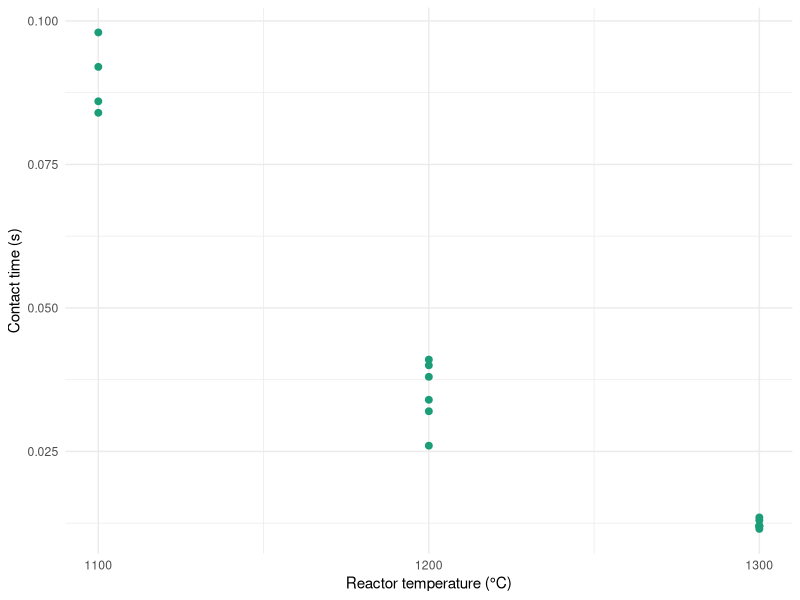
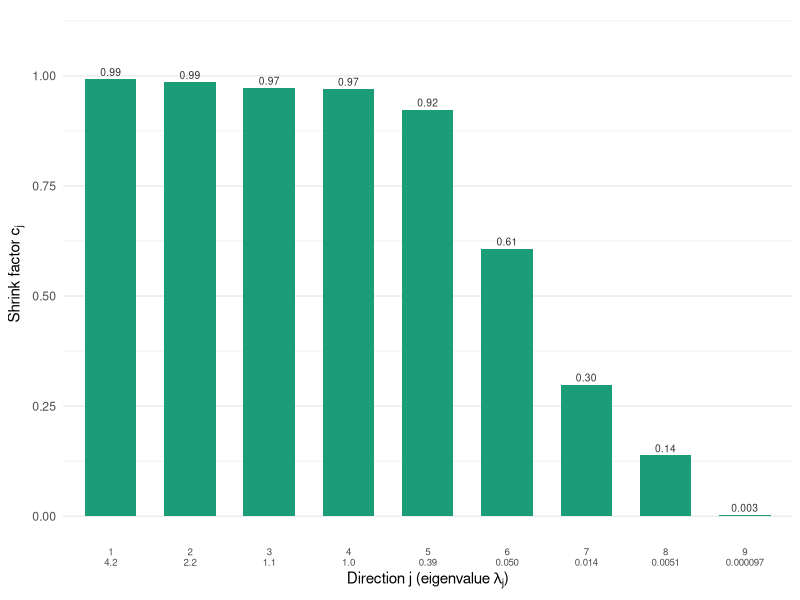
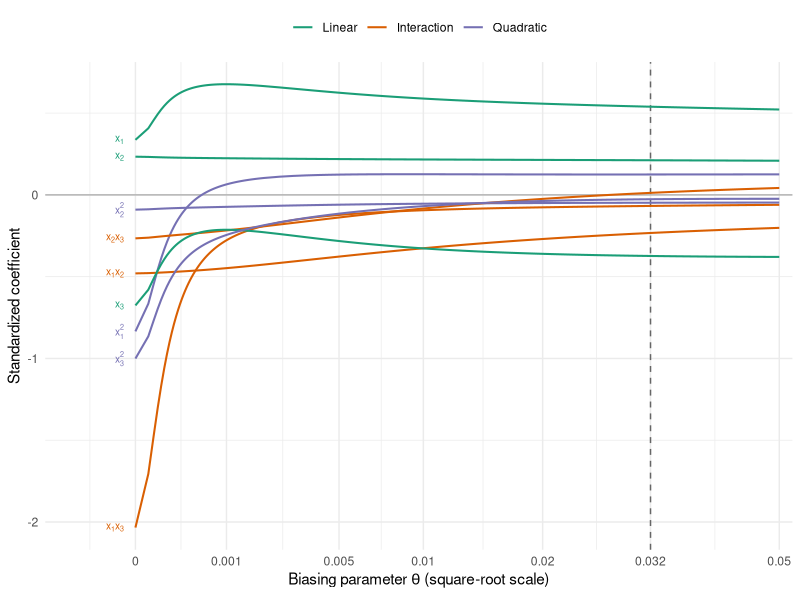
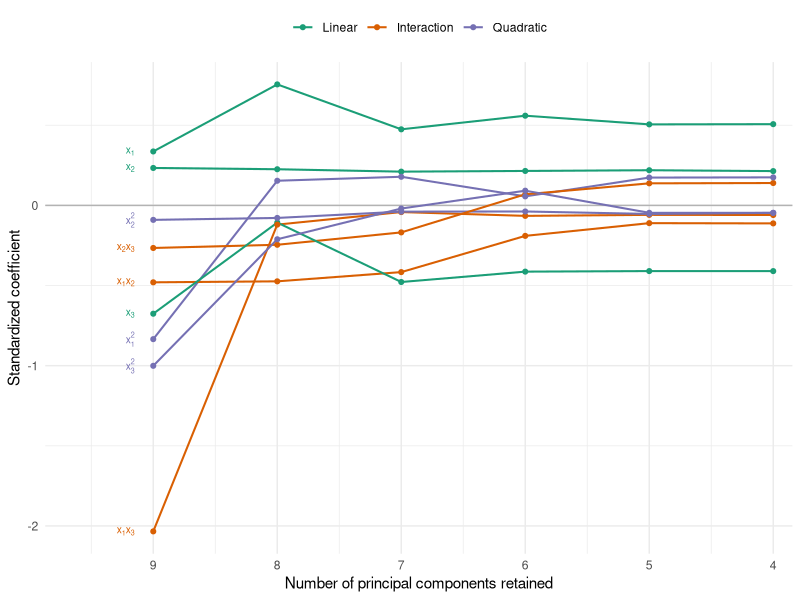
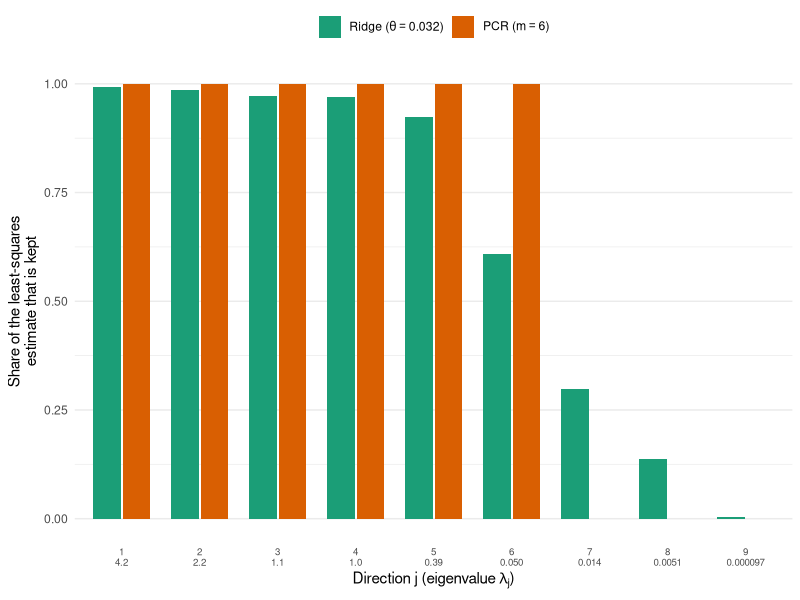
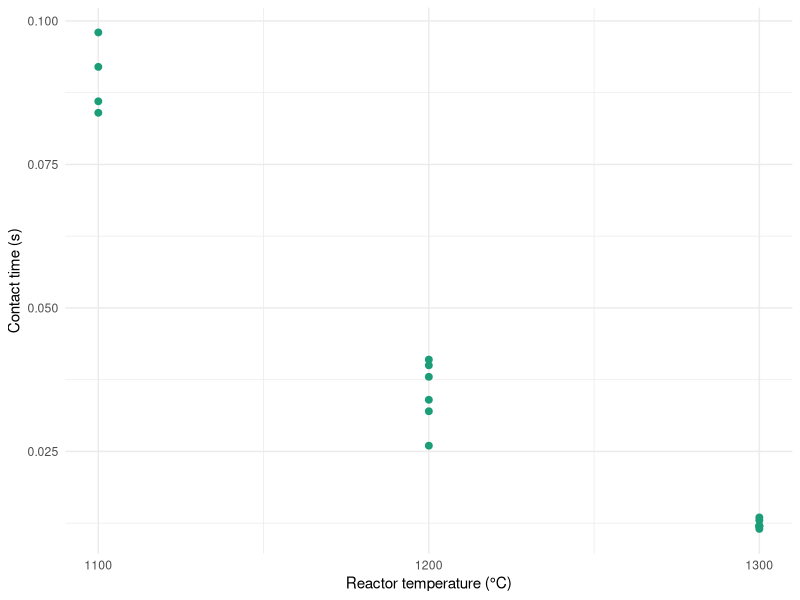
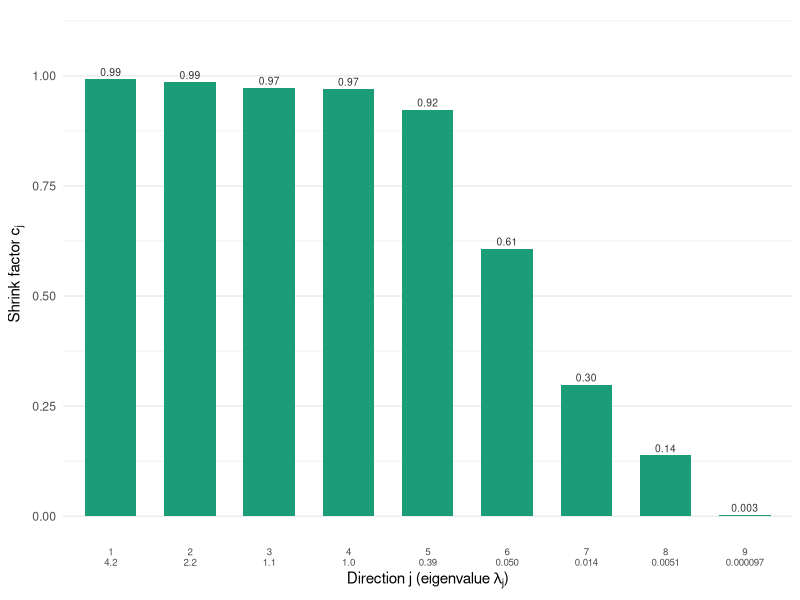
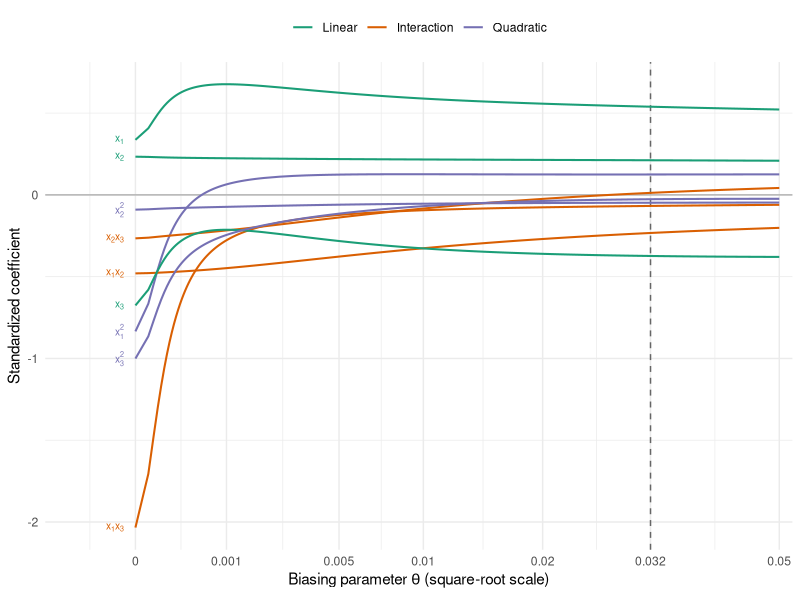

Reproduce these figures in R, in order.
# Acetylene data (MPV Table 9.1, Example 9.1)
# Source: Kunugi, Tamura and Naito (1961); analysed by Marquardt and Snee (1975)
# y  = conversion of n-heptane to acetylene (%)
# x1 = reactor temperature (deg C), x2 = ratio of H2 to n-heptane (mole ratio), x3 = contact time (s)
# Diagnostics (correlation matrix, VIF, eigensystem) and remedies (ridge regression, PCR)

library(ggplot2)

pt_col   <- "#1b9e77"
line_col <- "#d95f02"
type_col <- c(Linear = "#1b9e77", Interaction = "#d95f02", Quadratic = "#7570b3")
fig_w    <- 3.4
fig_h    <- 2.5

theme_lecture <- function(){
    theme_minimal(base_size = 11) +
    theme(
        panel.background = element_rect(fill = "transparent", colour = NA),
        plot.background  = element_rect(fill = "transparent", colour = NA)
    )
}

acet <- read.csv("acetylene.csv")
n <- nrow(acet)                                        # 16

# ---- Correlation matrix of the original variables -----------------------------
round(cor(acet[, c("y", "x1", "x2", "x3")]), 3)        # r(x1, x3) = -0.958

# ---- Full quadratic model in unit-normal-scaled regressors (as in MPV) --------
z <- as.data.frame(scale(acet[, c("x1", "x2", "x3")]))
X <- with(z, data.frame(
    x1 = x1, x2 = x2, x3 = x3,
    x1x2 = x1 * x2, x1x3 = x1 * x3, x2x3 = x2 * x3,
    x1sq = x1^2, x2sq = x2^2, x3sq = x3^2
))
term_lab  <- c("x[1]", "x[2]", "x[3]", "x[1]*x[2]", "x[1]*x[3]", "x[2]*x[3]",
               "x[1]^2", "x[2]^2", "x[3]^2")
term_type <- rep(c("Linear", "Interaction", "Quadratic"), each = 3)
p <- ncol(X)                                           # 9 regressors, 10 parameters

fit_ls <- lm(acet$y ~ ., data = X)
summary(fit_ls)                                        # R2 = 0.9977, MSRes = 0.8126 on 6 df
round(coef(fit_ls), 3)
# 35.896, 4.004, 2.778, -8.042, -6.457, -26.980, -3.768, -12.524, -0.973, -11.593

# ---- Unit-length scaling: W'W is the correlation matrix of the regressors -----
unit_length <- function(M) {
    M <- as.matrix(M)
    Mc <- sweep(M, 2, colMeans(M))
    sweep(Mc, 2, sqrt(colSums(Mc^2)), "/")
}
W   <- unit_length(X)
y_c <- acet$y - mean(acet$y)
SST <- sum(y_c^2)
y_s <- y_c / sqrt(SST)                                 # unit-length response
WtW <- crossprod(W)
Wty <- crossprod(W, y_s)
round(WtW, 3)                                          # correlation matrix of the 9 terms

# ---- VIF: diagonal of (W'W)^{-1} -----------------------------------------------
vif <- diag(solve(WtW))
round(vif, 2)
# 375.25, 1.74, 680.28, 31.04, 6563.35, 35.61, 1762.58, 3.16, 1156.77
round(car::vif(fit_ls), 2)                             # same values
round(1 - 1 / vif, 4)                                  # R_j^2 of each term on the others

# ---- Eigensystem analysis -------------------------------------------------------
eig <- eigen(WtW, symmetric = TRUE)
lambda <- eig$values
round(lambda, 4)                       # 4.2052 2.1620 1.1387 1.0405 0.3852 0.0495 0.0136 0.0051 0.0001
kappa <- max(lambda) / min(lambda)
kappa                                  # 43381: severe (> 1000)
round(max(lambda) / lambda, 1)         # condition indices kappa_j = lambda_max / lambda_j
sum(lambda < 0.05)                     # number of near-dependencies (small eigenvalues)
prod(lambda)                           # det(W'W) = 1.4e-09, close to 0
sum(1 / lambda)                        # E||b - beta||^2 / sigma^2 in the unit-length scale = sum of VIFs
sum(vif)

V <- eig$vectors
dimnames(V) <- list(colnames(W), paste0("v", 1:p))
round(V[, p], 3)                       # eigenvector of the smallest eigenvalue: the dependency W v9 ~ 0
max(abs(W %*% V[, p]))                 # 0.0045: this linear combination of the columns is almost zero
# loadings: x1x3 0.80, x1^2 0.41, x3^2 0.33, x3 0.24, x1 0.17 (temperature and contact time terms)

# ---- Variance-decomposition proportions (Belsley, Kuh and Welsch) ------------
# SVD W = U D V'; Var(b_j) is proportional to sum_k v_jk^2 / mu_k^2.
# pi_kj = share of Var(b_j) that comes from component k. Condition index eta_k = mu_max / mu_k.
vdp <- function(W) {
    s   <- svd(W)
    phi <- sweep(s$v^2, 2, s$d^2, "/")               # rows: terms, columns: components
    pi  <- t(phi / rowSums(phi))                     # rows: components, columns: terms
    colnames(pi) <- colnames(W)
    data.frame(eigenvalue = s$d^2, eta = max(s$d) / s$d, round(pi, 3), check.names = FALSE)
}
vdp(W)
# Belsley: eta > 30 with two or more proportions > 0.5 in the same row flags a dependency
# Row 9 (eta = 208): x1, x3, x1x3, x1^2, x3^2 all > 0.83.  Row 7 (eta = 17.6): x1x2 0.82, x2x3 0.79.

# ---- Figure: how the data were collected (temperature vs. contact time) -------
p_x1x3 <- ggplot(acet, aes(x = x1, y = x3)) +
    geom_point(size = 2, colour = pt_col) +
    labs(x = "Reactor temperature (°C)", y = "Contact time (s)") +
    scale_x_continuous(breaks = c(1100, 1200, 1300)) +
    theme_lecture()

p_x1x3
ggsave("acetylene_x1_x3.pdf", p_x1x3, bg = "transparent", device = cairo_pdf,
       width = fig_w, height = fig_h)

# ---- Ridge regression in the unit-length scale --------------------------------
# b_R = (W'W + theta I)^{-1} W'y,   theta >= 0
# The slides call the biasing parameter theta (k is the number of regressors there);
# in this script it is the function argument k.
ridge <- function(k) {
    A   <- WtW + k * diag(p)
    Ai  <- solve(A)
    b   <- drop(Ai %*% Wty)
    res <- y_s - drop(W %*% b)
    list(k = k, b = setNames(b, colnames(W)),
         ssres = sum(res^2) * SST,                     # back in original y units
         r2 = 1 - sum(res^2),
         vif = diag(Ai %*% WtW %*% Ai))
}

b_ls     <- ridge(0)$b                                 # standardized LS coefficients
ms_s     <- sum((y_s - W %*% b_ls)^2) / (n - p - 1)    # MSRes in the unit-length scale
k_hkb    <- p * ms_s / sum(b_ls^2)                     # Hoerl, Kennard and Baldwin (1975)
k_hkb                                                  # 0.0005: very little shrinkage

k_grid <- sort(unique(c(round(c(seq(0, 0.002, by = 0.00002), seq(0, 0.05, by = 0.0005)), 6), k_hkb)))
trace  <- do.call(rbind, lapply(k_grid, function(k) {
    r <- ridge(k)
    data.frame(k = k, term = names(r$b), b = r$b, r2 = r$r2, ssres = r$ssres, maxvif = max(r$vif))
}))
trace$type  <- factor(term_type[match(trace$term, colnames(W))], levels = names(type_col))
trace$label <- term_lab[match(trace$term, colnames(W))]

# Value of k read from the ridge trace (the coefficients have settled down); MPV also uses k = 0.032
k_sel <- 0.032
fit_k <- ridge(k_sel)
round(cbind(LS = b_ls, ridge = fit_k$b), 4)            # x1x3: -2.034 -> -0.068
c(r2_ls = ridge(0)$r2, r2_ridge = fit_k$r2)            # 0.9977 -> 0.9944: small loss in fit
c(ssres_ls = ridge(0)$ssres, ssres_ridge = fit_k$ssres)   # 4.88 -> 11.92
round(fit_k$vif, 2)                                    # VIFs of the ridge estimator at k_sel: all < 4.2
k_tab <- unique(trace[, c("k", "r2", "maxvif")])
print(k_tab[round(k_tab$k, 6) %in% c(0, 0.001, 0.005, 0.01, 0.02, 0.032, 0.05), ], row.names = FALSE)

# ---- Figure: how much ridge shrinks each eigen-direction ------------------------
# Ridge uses W'W + kI: every direction gets k more spread, lambda_j -> lambda_j + k.
# Along direction j it reports c_j * alpha_hat_j with c_j = lambda_j / (lambda_j + k).
shrink <- data.frame(j = 1:p, lambda = lambda, c = lambda / (lambda + k_sel))
round(shrink, 4)          # c: 0.992 0.985 0.973 0.970 0.923 0.607 0.298 0.138 0.003
shrink$lab  <- sprintf("%d\n%s", shrink$j, formatC(shrink$lambda, digits = 2, format = "fg", flag = "#"))
shrink$clab <- ifelse(shrink$c < 0.01, sprintf("%.3f", shrink$c), sprintf("%.2f", shrink$c))

p_shrink <- ggplot(shrink, aes(x = factor(j), y = c)) +
    geom_col(width = 0.65, fill = pt_col) +
    geom_text(aes(label = clab), vjust = -0.4, size = 2.6, colour = "grey20") +
    scale_x_discrete(labels = shrink$lab) +
    scale_y_continuous(limits = c(0, 1.1), breaks = seq(0, 1, 0.25)) +
    labs(x = expression("Direction " * j * " (eigenvalue " * lambda[j] * ")"),
         y = expression("Shrink factor " * c[j])) +
    theme_lecture() +
    theme(panel.grid.major.x = element_blank(), axis.text.x = element_text(size = 7))

p_shrink
ggsave("acetylene_shrink_factors.pdf", p_shrink, bg = "transparent", device = cairo_pdf,
       width = 1.3 * fig_w, height = 1.1 * fig_h)

# Cross-check with MASS::lm.ridge: it scales by sd with divisor n, so lambda = n * k
rr <- MASS::lm.ridge(acet$y ~ ., data = X, lambda = n * k_sel)
b_orig <- fit_k$b * sqrt(SST) / sqrt(colSums(sweep(as.matrix(X), 2, colMeans(X))^2))
round(cbind(ours = b_orig, MASS = coef(rr)[-1]), 4)    # identical

# ---- Figure: ridge trace ---------------------------------------------------------
# Square-root k axis: the coefficients change fastest for small k. Lines are labelled at k = 0 (least squares).
lab_at <- subset(trace, k == 0)
p_trace <- ggplot(trace, aes(x = k, y = b, group = term, colour = type)) +
    geom_hline(yintercept = 0, colour = "grey70") +
    geom_vline(xintercept = k_sel, linetype = "dashed", colour = "grey40") +
    geom_line(linewidth = 0.7) +
    geom_text(data = lab_at, aes(label = label), parse = TRUE, hjust = 1, nudge_x = -0.004,
              size = 2.6, show.legend = FALSE) +
    scale_colour_manual(values = type_col, name = NULL) +
    scale_x_sqrt(breaks = c(0, 0.001, 0.005, 0.01, 0.02, 0.032, 0.05),
                 labels = c("0", "0.001", "0.005", "0.01", "0.02", "0.032", "0.05"),
                 expand = expansion(mult = c(0.12, 0.02))) +
    labs(x = expression("Biasing parameter " * theta * " (square-root scale)"), y = "Standardized coefficient") +
    theme_lecture() +
    theme(legend.position = "top")

p_trace
ggsave("acetylene_ridge_trace.pdf", p_trace, bg = "transparent", device = cairo_pdf,
       width = 1.4 * fig_w, height = 1.4 * fig_h)

# ---- Principal-component regression ---------------------------------------------
# Z = W V (orthogonal columns, Z'Z = Lambda), alpha_hat = Lambda^{-1} Z'y
Zpc       <- W %*% V
alpha_hat <- drop(crossprod(Zpc, y_s)) / lambda
round(alpha_hat, 4)
round(alpha_hat / sqrt(ms_s / lambda), 2)              # alpha_hat / se: -36.9, 0.4, 32.8, -12.2, 0.3, 2.5, 2.3, 1.9, -1.2

pcr <- function(m) {                                   # keep the first m components
    b   <- drop(V[, 1:m, drop = FALSE] %*% alpha_hat[1:m])
    res <- y_s - drop(W %*% b)
    list(m = m, b = setNames(b, colnames(W)), r2 = 1 - sum(res^2), ssres = sum(res^2) * SST,
         vif = colSums((t(V[, 1:m, drop = FALSE])^2) / lambda[1:m]))
}
pcr_tab <- sapply(p:4, function(m) { r <- pcr(m); c(r$b, R2 = r$r2, SSRes = r$ssres) })
colnames(pcr_tab) <- paste0("m=", p:4)
round(pcr_tab, 4)                                      # m = 9 reproduces least squares; R2 0.9977 (m=9), 0.9938 (m=6)
round(pcr(6)$vif, 2)                                   # VIFs after dropping lambda_7, lambda_8, lambda_9: all < 8.3

# ---- Figure: PCR coefficients vs. number of components retained ----------------
pcr_long <- do.call(rbind, lapply(p:4, function(m) {
    r <- pcr(m)
    data.frame(m = m, term = names(r$b), b = r$b)
}))
pcr_long$type  <- factor(term_type[match(pcr_long$term, colnames(W))], levels = names(type_col))
pcr_long$label <- term_lab[match(pcr_long$term, colnames(W))]

p_pcr <- ggplot(pcr_long, aes(x = m, y = b, group = term, colour = type)) +
    geom_hline(yintercept = 0, colour = "grey70") +
    geom_line(linewidth = 0.7) +
    geom_point(size = 1.4) +
    geom_text(data = subset(pcr_long, m == p), aes(label = label), parse = TRUE, hjust = 1,
              nudge_x = -0.15, size = 2.6, show.legend = FALSE) +
    scale_colour_manual(values = type_col, name = NULL) +
    scale_x_reverse(breaks = p:4, expand = expansion(mult = c(0.14, 0.03))) +
    labs(x = "Number of principal components retained", y = "Standardized coefficient") +
    theme_lecture() +
    theme(legend.position = "top")

p_pcr
ggsave("acetylene_pcr.pdf", p_pcr, bg = "transparent", device = cairo_pdf,
       width = 1.4 * fig_w, height = 1.4 * fig_h)

# ---- Principal components: share of the total spread ------------------------------
round(100 * lambda / p, 2)               # 46.72 24.02 12.65 11.56 4.28 0.55 0.15 0.06 0.00 (%)
round(100 * cumsum(lambda) / p, 2)       # first five: 99.24%
round(100 * sum(lambda[7:9]) / p, 2)     # last three: 0.21%

# ---- Figure: how much of each direction ridge and PCR keep ---------------------------
keep <- rbind(
    data.frame(j = 1:p, method = "Ridge, theta = 0.032", factor = lambda / (lambda + k_sel)),
    data.frame(j = 1:p, method = "PCR, m = 6", factor = as.numeric(1:p <= 6))
)
keep$method <- factor(keep$method, levels = c("Ridge, theta = 0.032", "PCR, m = 6"),
                      labels = c("Ridge (theta == 0.032)", "PCR (m == 6)"))

p_keep <- ggplot(keep, aes(x = factor(j), y = factor, fill = method)) +
    geom_col(position = position_dodge(width = 0.75), width = 0.7) +
    scale_fill_manual(values = c(pt_col, line_col), name = NULL,
                      labels = c(expression("Ridge (" * theta == 0.032 * ")"),
                                 expression("PCR (" * m == 6 * ")"))) +
    scale_x_discrete(labels = shrink$lab) +
    scale_y_continuous(breaks = seq(0, 1, 0.25)) +
    labs(x = expression("Direction " * j * " (eigenvalue " * lambda[j] * ")"),
         y = "Share of the least-squares\nestimate that is kept") +
    theme_lecture() +
    theme(panel.grid.major.x = element_blank(), axis.text.x = element_text(size = 7),
          legend.position = "top")

p_keep
ggsave("acetylene_ridge_vs_pcr.pdf", p_keep, bg = "transparent", device = cairo_pdf,
       width = 1.3 * fig_w, height = 1.2 * fig_h)
